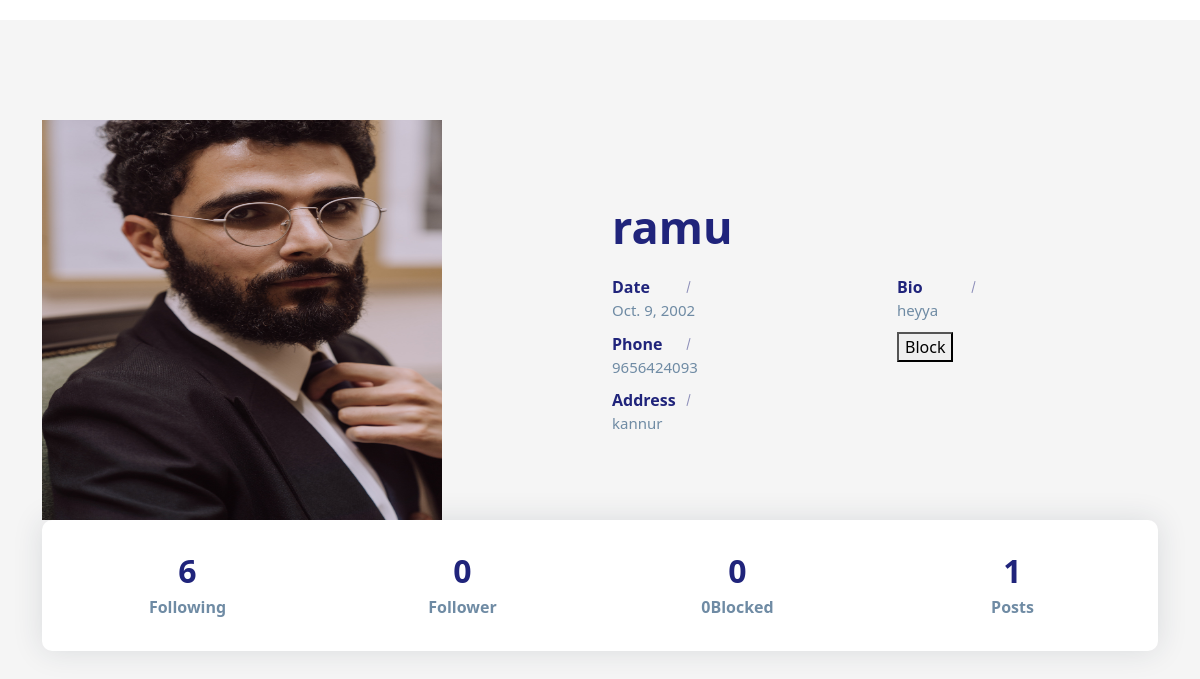
The app's page /profiles/9/ (signed in) with its own data.
### social/models.py (models this page shows)
class UserProfile(models.Model):
    user=models.OneToOneField(User,on_delete=models.CASCADE,related_name="profile")
    address=models.CharField(max_length=200,null=True)
    phone=models.CharField(max_length=200,null=True)
    profile_pic=models.ImageField(upload_to="profilepics",null=True,blank=True)
    dob=models.DateField(null=True)
    bio=models.CharField(max_length=200,null=True)
    following=models.ManyToManyField("self",related_name="followed_by",symmetrical=False,null=True)
    block=models.ManyToManyField("self",related_name="blocked",symmetrical=False,null=True)
    def __str__(self):
        return self.user.username

### social/views.py (the view)
# urls.py: path("profiles/<int:pk>/",views.ProfileDetailView.as_view(),name="profile-detail"),
@method_decorator(decs,name="dispatch")
class ProfileDetailView(DetailView):
    template_name="profile_detail.html"
    model=UserProfile
    context_object_name="data"

### social/templates/profile_detail.html (shortened to what this page needs)
<!DOCTYPE html>
{%load static%}
<html lang="en">
<head>
    <link href="https://cdn.jsdelivr.net/npm/bootstrap@5.3.2/dist/css/bootstrap.min.css" rel="stylesheet"
>
    <link rel="stylesheet" href="{%static 'social/css/profile.css'%}">
</head>
<body>
    <section class="section about-section gray-bg" id="about">
        <div class="container">
            <div class="row align-items-center flex-row-reverse">
                <div class="col-lg-6">
                    <div class="about-text go-to">
                        <h3 class="dark-color">{{data}}</h3>
                        <div class="row about-list">
                            <div class="col-md-6">
                                <div class="media">
                                    <label>Date</label>
                                    <p>{{data.dob}}</p>
                                </div>
                                <div class="media">
                                    <label>Phone</label>
                                    <p>{{data.phone}}</p>
                                </div>
                                <div class="media">
                                    <label>Address</label>
                                    <p>{{data.address}}</p>
                                </div>
                            </div>
                            <div class="col-md-6">
                                <div class="media">
                                    <label>Bio</label>
                                    <p>{{data.bio}}</p>
                                </div>
                                {%if request.user != data.user%}
                                <div class="media">
                                    <form action="{%url 'block' data.id%}" method="post">
                                        {%if data not in request.user.profile.block.all%}
                                        <button type="submit" name="action" value="block">Block</button>
                                        {%else%}
                                        <button type="submit" name="action" value="unblock">Unblock</button>
                                        {%endif%}
                                    </form>
                                </div>
                                {%endif%}
                            </div>
                        </div>
                    </div>
                </div>
                <div class="col-lg-6">
                    <div class="about-avatar">
                        {%if data.profile_pic%}
                        <img src="{{data.profile_pic.url}}" width="400px" height="400px" alt="">
                        {%else%}
                        <img src="{%static 'social/images/profilepic.png'%}" title="" alt="">
                        {%endif%}
                    </div>
                </div>
            </div>
            <div class="counter">
                <div class="row">
                    <div class="col-6 col-lg-3">
                        <div class="count-data text-center">
                            <h6 class="count h2" data-to="500" data-speed="500">{{data.following.count}}</h6>
                            <p class="m-0px font-w-600">Following</p>
                        </div>
                    </div>
                    <div class="col-6 col-lg-3">
                        <div class="count-data text-center">
                            <h6 class="count h2" data-to="150" data-speed="150">{{data.followed_by.count}}</h6>
                            <p class="m-0px font-w-600">Follower</p>
                        </div>
                    </div>
                    <div class="col-6 col-lg-3">
                        <div class="count-data text-center">
                            <h6 class="count h2" data-to="850" data-speed="850">{{data.block.count}}</h6>
                            <p class="m-0px font-w-600">{{data.block.all.count}}Blocked</p>
                        </div>
                    </div>
                    <div class="col-6 col-lg-3">
                        <div class="count-data text-center">
                            <h6 class="count h2" data-to="190" data-speed="190">{{data.user.userpost.all.count}}</h6>
                            <p class="m-0px font-w-600">Posts</p>
                        </div>
                    </div>
                </div>
            </div>
        </div>
    </section>
</body>
</html>

### social/static/social/css/profile.css (style rules this page uses)
body { color: #6F8BA4; margin-top:20px; }
.section { padding: 100px 0; position: relative; }
.gray-bg { background-color: #f5f5f5; }
img { max-width: 100%; }
img { vertical-align: middle; border-style: none; }
.about-text h3 { font-size: 45px; font-weight: 700; margin: 0 0 6px; }
.about-text p { font-size: 18px; max-width: 450px; }
.about-list { padding-top: 10px; }
.about-list .media { padding: 5px 0; }
.about-list label { color: #20247b; font-weight: 600; width: 88px; margin: 0; position: relative; }
.about-list label:after { content: ""; position: absolute; top: 0; bottom: 0; right: 11px; width: 1px; height: 12px; background: #20247b; -moz-transform: rotate(15deg); -o-transform: rotate(15deg); -ms-transform: rotate(15deg); -webkit-transform: rotate(15deg); transform: rotate(15deg); margin: auto; opacity: 0.5; }
.about-list p { margin: 0; font-size: 15px; }
.about-section .counter { padding: 22px 20px; background: #ffffff; border-radius: 10px; box-shadow: 0 0 30px rgba(31, 45, 61, 0.125); }
.about-section .counter .count-data { margin-top: 10px; margin-bottom: 10px; }
.about-section .counter .count { font-weight: 700; color: #20247b; margin: 0 0 5px; }
.about-section .counter p { font-weight: 600; margin: 0; }
.dark-color { color: #20247b; }

### records on screen
UserProfile: user.username "ramu", dob "Oct. 9, 2002", phone "9656424093", address "kannur", bio "heyya", profile_pic (picture), following.count "6", followed_by.count "0", block.count "0", block.all.count "0", user.userpost.all.count "1"
